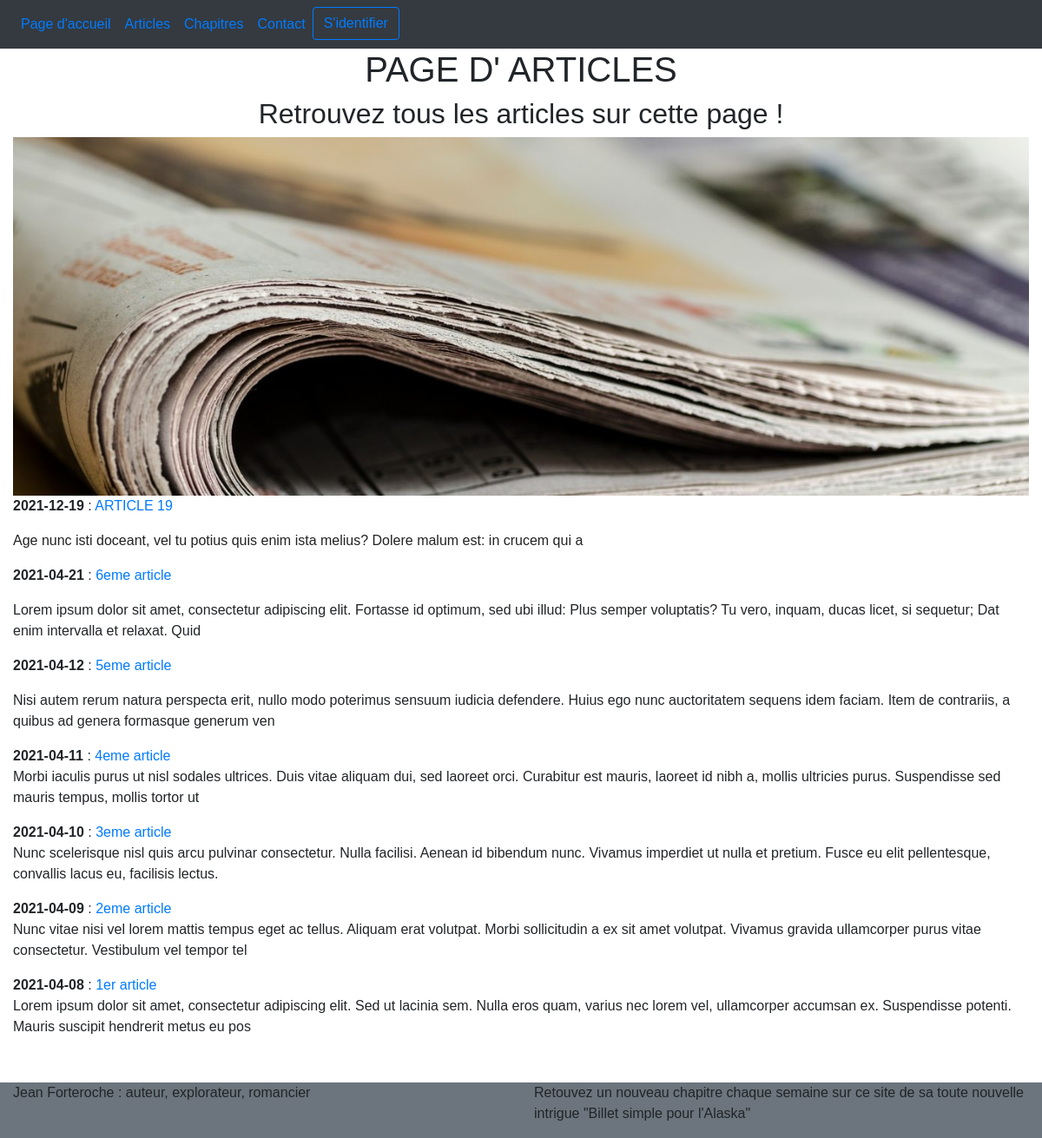
The app's page /index.php?action=articles, older data.
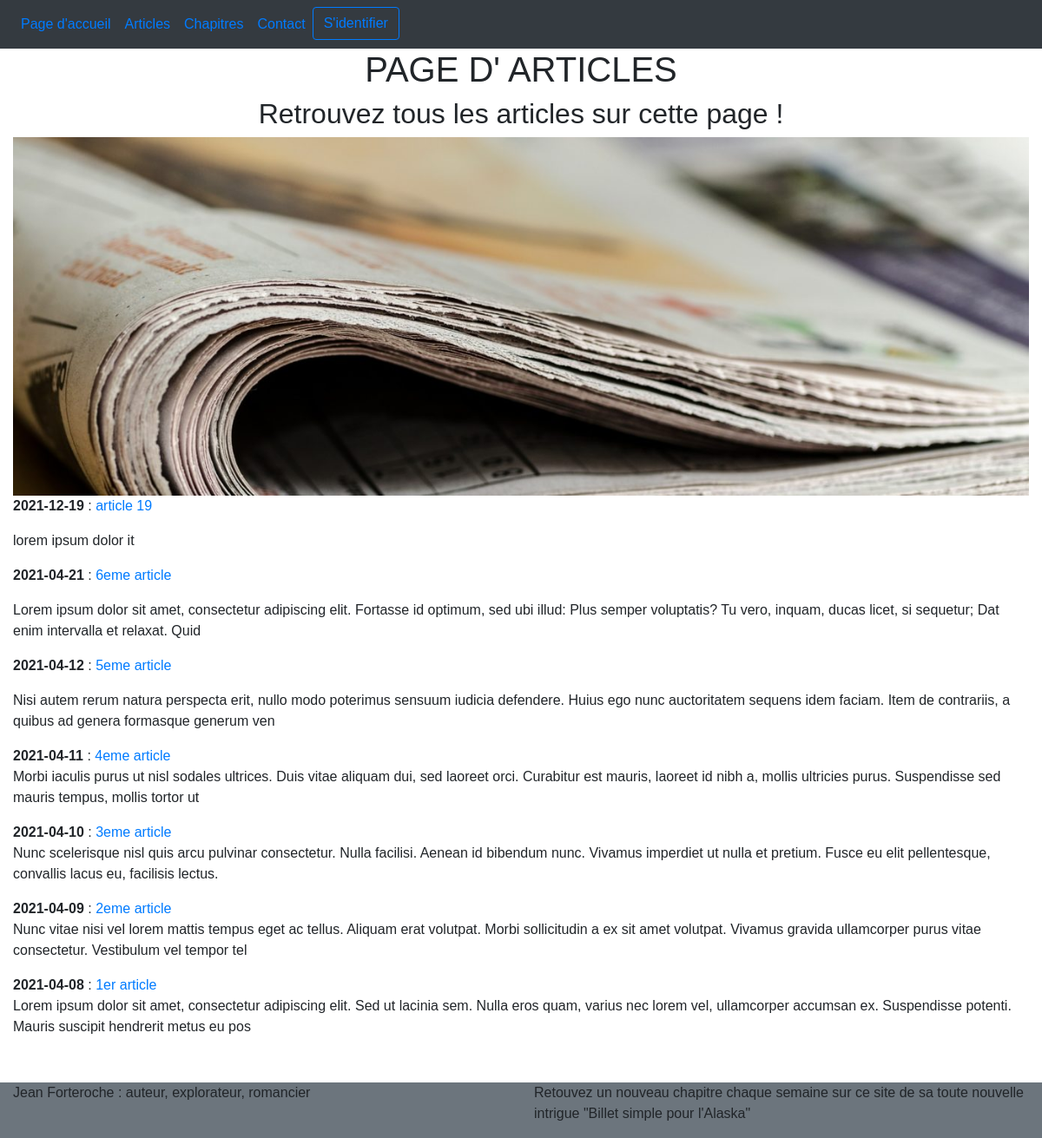
The same page, newer data.
### tables this page shows
CREATE TABLE `articles` (
  `id` int(11) NOT NULL,
  `date_publication` date NOT NULL,
  `titre` varchar(30) NOT NULL,
  `contenu` text NOT NULL
);

### model/article_manager.php (called while the page is built, shortened)
<?php
class ArticleManager extends Manager {
    public function getAllArticles() {
        $db = $this -> dbconnect();
        $req = $db -> query("SELECT id, date_publication, titre, SUBSTRING(contenu, 1, 200) AS contenu FROM articles ORDER BY date_publication DESC");
        return $req;
    }
}
?>

### controller/article_controller.php (called while the page is built, shortened)
<?php
require_once('model/article_manager.php');
class ArticleController {
            ?>
            <?php
    public function afficheAllArticles() {
        $articleManager = new ArticleManager;
        $reponse = $articleManager -> getAllArticles();
        $reponse -> execute();
        return($reponse);
    }
}
?>

### view/articles.php (the view, shortened to what this page needs)
    <h1 class="text-center">PAGE D' ARTICLES </h1>
    <h2 class="text-center">Retrouvez tous les articles sur cette page !</h2>
    <img src='./public/images/article.jpg' class="img-responsive col-lg-12 " alt="page de journal" />
    <div class="container-fluid">
        <div class="row">
            <div class="col-12">
                <?php
                    while($donnes = $reponse -> fetch())  {
                ?>
                <p>
                    <strong><?php echo $donnes['date_publication']; ?></strong> : <a href="../Projet4/index.php?action=currentArticle&id=<?php echo $donnes['id'] ?>" > <?php echo $donnes['titre']; ?></a> <br/>
                    <?php echo $donnes['contenu']; ?>
                </p>
                <?php
                    }
                ?>
            </div>
        </div>
    </div>
<?php require('template.php'); ?>

Row changes from the older to the newer data that the page shows:
removed articles: date_publication "2021-12-19", titre "ARTICLE 19", contenu "Age nunc isti doceant, vel tu potius quis enim ista melius? Dolere malum est: in crucem qui a"
added articles: date_publication "2021-12-19", titre "article 19", contenu "lorem ipsum dolor it"
